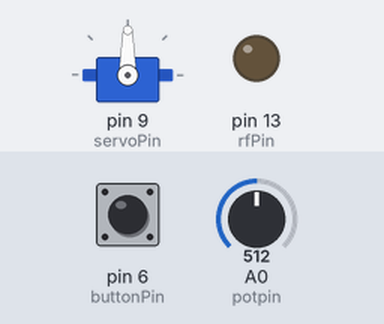
This sketch was run on a simulated Arduino Mega 2560, built with avr-gcc and run on an emulated ATmega2560. Parts: servo, output pins drawn as LEDs (lit = HIGH). Wiring (inferred from the names in the program): servo: signal pin 9. The inputs (shaded band) are chosen by the test bench; at power-on: A0 (potpin) = 512, pin 6 (buttonPin) HIGH. Servo pulses on a pin are drawn as a servo (544–2400 µs = 0–180°); pins used as bus, display or sensor lines are not drawn.

Above: at 1.2 s.
1.3 s: A0 (potpin) set to 496
At 1.58 s:
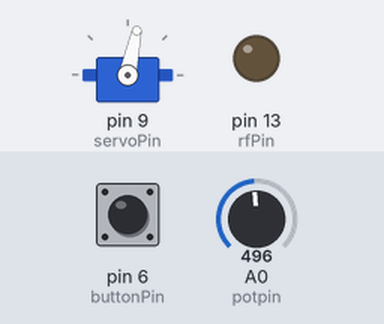
4.3 s: A0 (potpin) set to 596
6.5 s: A0 (potpin) set to 622
At 7.57 s:
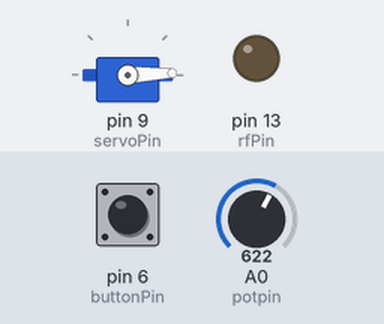
At 7.99 s:
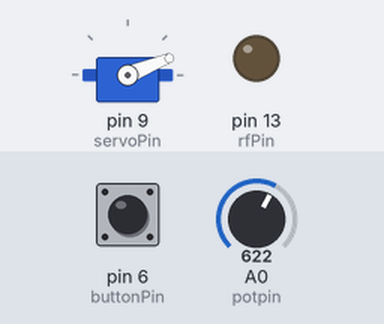
9.5 s: pin 6 (buttonPin) pulled LOW for 0.15 s
Timing chart, 0 to 12.9 s (numbered marks = the images above; inputs shaded):
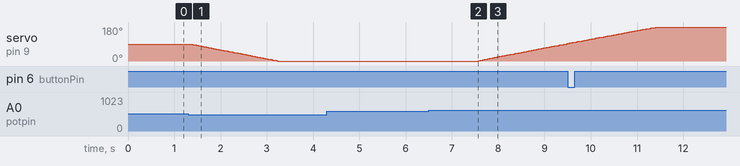

The sketch:

P1M1.ino
```cpp
// Project 1 Module 1 CSC 460
// Written By: Curtis St. Pierre and Mark Roller

// Pin assignments
const int buttonPin = 6;
const int rfPin = 13;
const int servoPin = 9;
const int potpin = 0;

// Knob to Servo values
int val = 90;
int waitTime = 0;
int new_val = 0;

// Message creation variables
int message[10];
int pointerPos = 0;

// Button trigger variables
int buttonState = 0;
int messageSend = 0;
int buttonReset = 0;

void setup() {

  /*initialize servo position*/
  waitTime = (val*11) + 500;
  digitalWrite(servoPin, HIGH);
  delayMicroseconds(waitTime);
  digitalWrite(servoPin, LOW);
  delay(50);
  // Used for print
  //Serial.begin(9600);

  // Set rf Pin
  pinMode(rfPin, OUTPUT);
  // Set button Pin
  pinMode(buttonPin, INPUT);
  // Set servo Pin
  pinMode(servoPin, OUTPUT);

  // Set message Value
  buildMessage();

  // Clear timer config.
  TCCR3A = 0;
  TCCR3B = 0;

  // Set to CTC (mode 4)
  TCCR3B |= (1<<WGM32);

  // Set prescaler to 1
  TCCR3B |= (1<<CS30);

  // Set TOP value (0.0005 seconds)
  OCR3A = 8000;

  // Enable interupt A for timer 3.
  TIMSK3 |= (1<<OCIE3A);

  // Set timer to 0 (optional here).
  TCNT3 = 0;

  // PWM
  // Clear timer config
  TCCR1A = 0;
  TCCR1B = 0;
  TIMSK1 &= ~(1<<OCIE1C);

  // Set to Fast PWM (mode 15)
  TCCR1A |= (1<<WGM10) | (1<<WGM11);
  TCCR1B |= (1<<WGM12) | (1<<WGM13);

  // Enable output C.
  TCCR1A |= (1<<COM1C1);

  // No prescaler
  TCCR1B |= (1<<CS10);

  OCR1A = 421;  // 38khz frequency
  OCR1C = 0;    // Target
}

ISR(TIMER3_COMPA_vect){
  if(messageSend == 1){
    //Serial.print(message[pointerPos]);
    // Send a HIGH value
    if(message[pointerPos] == 1) {
      OCR1C = 140;
    }
    // Send a LOW value
    else{
      OCR1C = 0;
    }

    // Update position and check if finished message
    pointerPos+=1;
    if (pointerPos > 9){
      pointerPos = 0;
      messageSend = 0;
    }
  }
}

void buildMessage(){
  // Set start message bits followed by number (least significant first)
  message[0] = 1;
  message[1] = 0;
  // This sends "A"
  message[2] = 1;
  message[3] = 0;
  message[4] = 0;
  message[5] = 0;
  message[6] = 0;
  message[7] = 0;
  message[8] = 1;
  message[9] = 0;
}

void loop() {
  buttonState = digitalRead(buttonPin);

  // Logic for handling button press and release
  if(buttonState == LOW && messageSend != 1 && buttonReset == 0){
    //Serial.print("1 \n");
    buttonReset = 1;
    messageSend = 1;
  }

  if(buttonState == HIGH && buttonReset == 1){
    buttonReset = 0;
  }

  // Moving the servo
  if ( 520 < analogRead(potpin) < 505){
      new_val = analogRead(potpin);
      new_val = map(new_val, 0, 1023, -5, 5);
  }
  else{
    new_val = 0;
  }

  if (0 < (val + new_val) < 180){
    val += new_val;
  }
  // This site showed me how to do this
  // http://forum.arduino.cc/index.php?topic=5983.0
  waitTime = (val*11) + 500;
  digitalWrite(servoPin, HIGH);
  delayMicroseconds(waitTime);
  digitalWrite(servoPin, LOW);
  delay(20);
}
```

Measured:
- the behaviour switches between 512 and 511 on A0 (potpin) (found by bisection; images 0 and 1)
- the behaviour switches between 613 and 614 on A0 (potpin) (found by bisection; images 1 and 2)
- after the input at 4.3 s, every drawn part: stays the same
- after the input at 6.5 s, servo on pin 9 (servoPin): moves from 0° to 92° over 1.9 s, starting after 1.1 s
